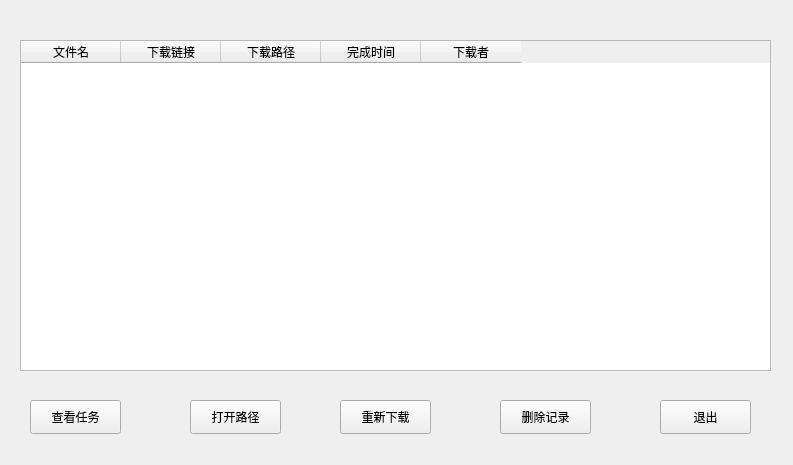
<?xml version="1.0" encoding="UTF-8"?>
<ui version="4.0">
 <class>taskwindow</class>
 <widget class="QWidget" name="taskwindow">
  <property name="geometry">
   <rect>
    <x>0</x>
    <y>0</y>
    <width>793</width>
    <height>465</height>
   </rect>
  </property>
  <property name="windowTitle">
   <string>Form</string>
  </property>
  <widget class="QTableWidget" name="table">
   <property name="geometry">
    <rect>
     <x>20</x>
     <y>40</y>
     <width>751</width>
     <height>331</height>
    </rect>
   </property>
   <column>
    <property name="text">
     <string>文件名</string>
    </property>
    <property name="textAlignment">
     <set>AlignCenter</set>
    </property>
   </column>
   <column>
    <property name="text">
     <string>下载链接</string>
    </property>
    <property name="textAlignment">
     <set>AlignCenter</set>
    </property>
   </column>
   <column>
    <property name="text">
     <string>下载路径</string>
    </property>
    <property name="textAlignment">
     <set>AlignCenter</set>
    </property>
   </column>
   <column>
    <property name="text">
     <string>完成时间</string>
    </property>
    <property name="textAlignment">
     <set>AlignCenter</set>
    </property>
   </column>
   <column>
    <property name="text">
     <string>下载者</string>
    </property>
    <property name="textAlignment">
     <set>AlignCenter</set>
    </property>
   </column>
  </widget>
  <widget class="QPushButton" name="pushButton_openpath">
   <property name="geometry">
    <rect>
     <x>190</x>
     <y>400</y>
     <width>91</width>
     <height>34</height>
    </rect>
   </property>
   <property name="text">
    <string>打开路径</string>
   </property>
  </widget>
  <widget class="QPushButton" name="pushButton_redownload">
   <property name="geometry">
    <rect>
     <x>500</x>
     <y>400</y>
     <width>91</width>
     <height>34</height>
    </rect>
   </property>
   <property name="text">
    <string>删除记录</string>
   </property>
  </widget>
  <widget class="QPushButton" name="pushButton_deleterecord">
   <property name="geometry">
    <rect>
     <x>660</x>
     <y>400</y>
     <width>91</width>
     <height>34</height>
    </rect>
   </property>
   <property name="text">
    <string>退出</string>
   </property>
  </widget>
  <widget class="QPushButton" name="pushButton_exit">
   <property name="geometry">
    <rect>
     <x>340</x>
     <y>400</y>
     <width>91</width>
     <height>34</height>
    </rect>
   </property>
   <property name="text">
    <string>重新下载</string>
   </property>
  </widget>
  <widget class="QPushButton" name="pushButton_looktask">
   <property name="geometry">
    <rect>
     <x>30</x>
     <y>400</y>
     <width>91</width>
     <height>34</height>
    </rect>
   </property>
   <property name="text">
    <string>查看任务</string>
   </property>
  </widget>
 </widget>
 <resources/>
 <connections/>
</ui>
